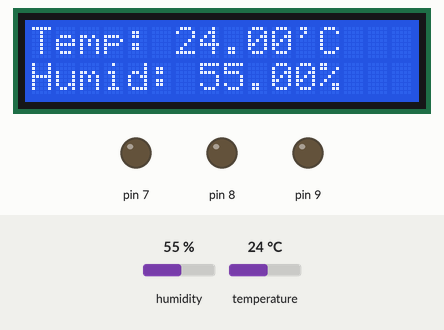
Bench run of a sketch on a simulated Arduino Uno, built with avr-gcc and run on an emulated ATmega328P. Shown: 16×2 character LCD, output pins drawn as LEDs (lit = HIGH). The inputs (shaded band) are chosen by the test bench; at power-on: humidity 55 %, temperature 24 °C.

Above: at 1.6 s.
1.7 s: humidity set to 22 %
At 3.4 s:
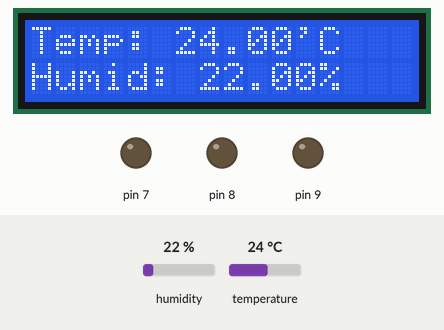
4.6 s: temperature set to 12 °C
At 6.3 s:
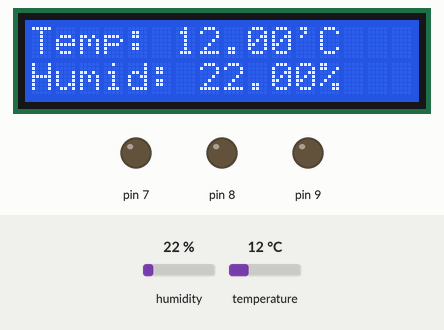
7.5 s: humidity set to 40 %
At 9.6 s:
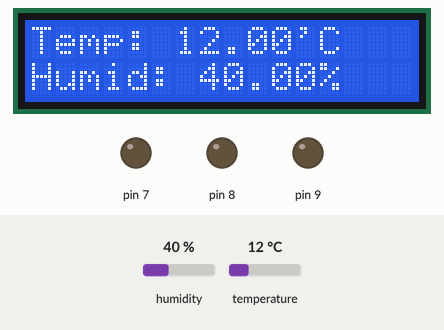
10.7 s: temperature set to 19 °C
At 12.5 s:
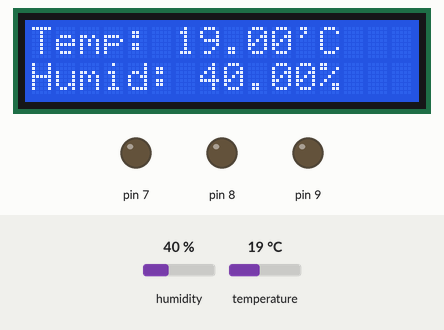
Timing chart, 0 to 14.0 s (numbered marks = the images above; inputs shaded):
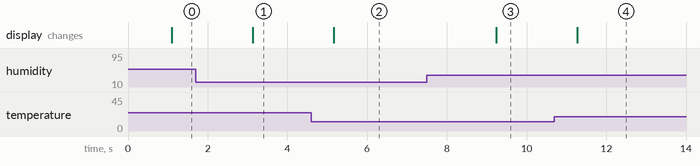

The sketch:

LCD_Module.ino
```cpp
//Arduino GND to breadboard Negative power rail (All black wires goes to this rail)
//Arduino 5V to breadboard Positive power rail (All deep-blue wires goes to this rail)
//DHT11 Positive pin to breadboard positive power rail
//DHT11 Negative pin to breadboard negative power rail
//DHT11 Signal pin to Arduino Analog A0 (this feeds data from DHT11 to Arduino)
//LCD 1 to breadboard Negative power rail
//LCD 2 to breadboard Positive power rail
//LCD 3 to breadboard Negative power rail (if you connect this to a potentiometer, this helps to change the LCD brightness)
//LCD 4 to Arduino Digital Pin 12 (LCD character coordinates)
//LCD 5 to breadboard Negative power rail
//LCD 6 to Arduino Digital Pin 11 (LCD initiate command)
//LCD 11 to Arduino Digital Pin 5
//LCD 12 to Arduino Digital Pin 4
//LCD 13 to Arduino Digital Pin 3
//LCD 14 to Arduino Digital Pin 2
//LCD 15 to breadboard Positive power rail
//LCD 16 to breadboard Negative power rail
//Cold/Green LED Positive Pin to Arduino Digital Pin 7 (negative pin to breadboard negative rail)

//Hot/Yellow LED Positive Pin to Arduino Digital Pin 8 (negative pin to breadboard negative rail)

//Extreme/Red LED Positive Pin to Arduino Digital Pin 9 (negative pin to breadboard negative rail)

#include <LiquidCrystal.h>

#include <DHT.h>

#include "DHT.h"

#define DHTPIN A0     // what pin we're connected to

#define DHTTYPE DHT11   // we are using the DHT11 sensor

LiquidCrystal lcd(12, 11, 5, 4, 3, 2);

DHT dht(DHTPIN, DHTTYPE);

void setup()
{
  Serial.begin(9600);
  for (int DigitalPin = 7; DigitalPin <= 9; DigitalPin++)
 {
  pinMode(DigitalPin, OUTPUT);
 }
  lcd.begin(16,2);  //16 by 2 character display

dht.begin();
}

void loop()
{
  delay(1000);
  // Reading temperature or humidity takes about 250 milliseconds!
  float h = dht.readHumidity();

  float t = dht.readTemperature();  // Read temperature as Celsius (the default)

  lcd.clear();
  lcd.setCursor(0,0);
  lcd.print("Temp: ");
  lcd.print(t);  //printing temperarture to the LCD display


  lcd.print("'C");

  lcd.setCursor(0,1);
  lcd.print("Humid: ");
  lcd.print(h);  //printing humidity to the LCD display
  lcd.print("%");
}
```

Measured:
- after the input at 1.7 s, the display: changes after 1.4 s (image 1)
- after the input at 4.6 s, the display: changes after 0.57 s (image 2)
- after the input at 7.5 s, the display: changes after 1.7 s (image 3)
- after the input at 10.7 s, the display: changes after 0.58 s (image 4)
